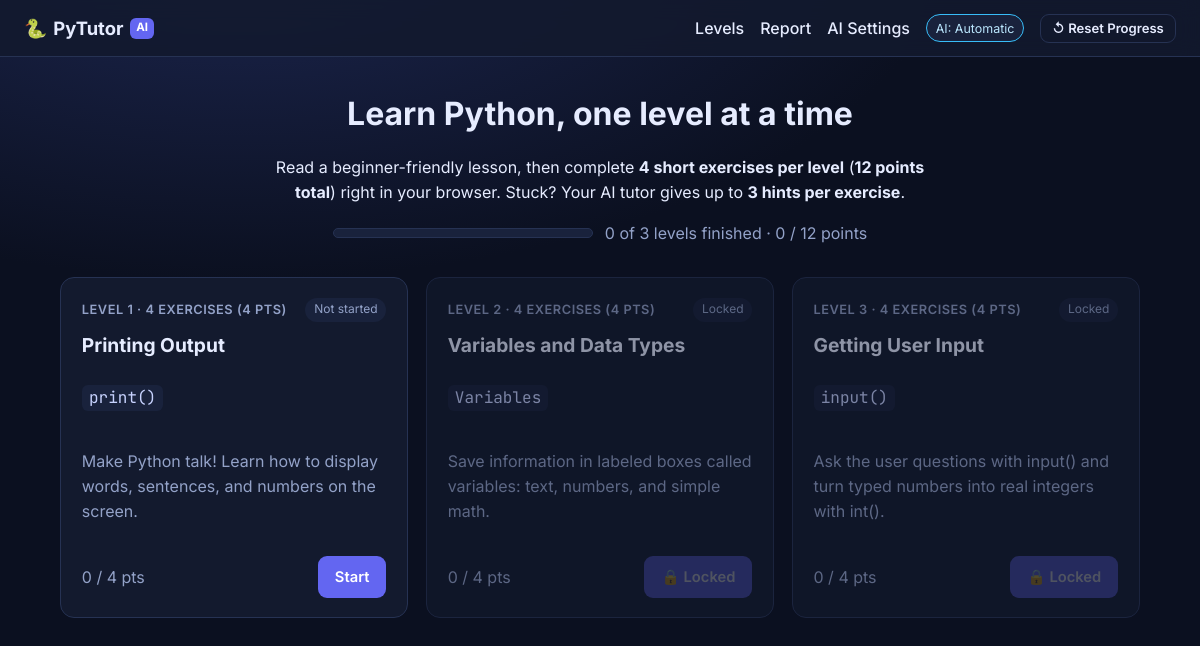
The page / on the database its author committed.
### lessons/models.py (models this page shows, shortened)
class Level(models.Model):
    number = models.PositiveIntegerField(unique=True)
    title = models.CharField(max_length=100)
    topic = models.CharField(max_length=100, help_text="Short topic label, e.g. 'print()'")
    summary = models.CharField(max_length=255)
    lesson_markdown = models.TextField(help_text="Lesson explanation (Markdown).")
    class Meta:
        ordering = ["number"]

### lessons/views.py (the view)
# urls.py: path("", views.home, name="home"),
def home(request):
    return render(request, "home.html", {"levels": Level.objects.prefetch_related("exercises").all()})

### ai/context_processors.py (called while the page is built)
def ai_presets(request):
    return {
        "ai_presets": public_presets(),
        "ai_default_provider": default_provider(),
        "unlock_all": settings.UNLOCK_ALL,
    }

### ai/providers.py (called while the page is built)
def default_provider():
    p = os.getenv("DEFAULT_AI_PROVIDER", "auto")
    return p if p in PRESETS else "auto"

def public_presets():
    return {
        name: {
            "label": p["label"],
            "kind": p["kind"],
            "model": p["model"],
            "keyless": bool(p.get("keyless")),
            "base_url": p["base_url"] if p["kind"] == "local" else "",
            "key_url": p["key_url"],
            "server_has_key": bool(p["kind"] == "cloud" and p["env_key"] and os.getenv(p["env_key"])),
        }
        for name, p in PRESETS.items()
    }

### templates/home.html (shortened to what this page needs)
{% extends "base.html" %}
{% load static %}
{% block content %}
<section class="hero">
  <h1>Learn Python, one level at a time</h1>
  <p>Read a beginner-friendly lesson, then complete <b>4 short exercises per level</b> (<b>12 points total</b>) right in your browser.
     Stuck? Your AI tutor gives up to <b>3 hints per exercise</b>.</p>
  <div class="progress">
    <div class="progress-bar"><div id="progress-fill" class="progress-fill"></div></div>
    <span id="progress-text" class="muted"></span>
  </div>
</section>
<section class="level-grid">
  {% for level in levels %}
  <article class="level-card" data-level="{{ level.number }}" data-ex-count="{{ level.exercises.count }}">
    <div class="card-top">
      <span class="level-num">Level {{ level.number }} · {{ level.exercises.count }} exercises ({{ level.exercises.count }} pts)</span>
      <span class="badge"></span>
    </div>
    <h2>{{ level.title }}</h2>
    <p class="topic"><code>{{ level.topic }}</code></p>
    <p class="muted">{{ level.summary }}</p>
    <div class="card-bottom">
      <span class="card-stats muted"></span>
      <a class="btn btn-primary card-btn" href="{% url 'level' level.number %}">Start</a>
    </div>
  </article>
  {% endfor %}
</section>
{% endblock %}

### templates/base.html (shortened to what this page needs)
{% load static %}<!DOCTYPE html>
<html lang="en">
<head>
  <link rel="stylesheet" href="https://cdn.jsdelivr.net/gh/highlightjs/cdn-release@11.10.0/build/styles/atom-one-dark.min.css">
  <link rel="stylesheet" href="{% static 'css/style.css' %}?v=5">
</head>
<body>
  <header class="topbar">
    <a class="brand" href="{% url 'home' %}"><span class="logo">🐍</span> PyTutor <span class="brand-ai">AI</span></a>
    <nav>
      <a href="{% url 'home' %}">Levels</a>
      <a href="{% url 'report' %}">Report</a>
      <a href="{% url 'ai_settings' %}">AI Settings</a>
      <span id="ai-pill" class="ai-pill" title="Current AI tutor - change it in AI Settings"></span>
      <button type="button" class="btn btn-ghost btn-sm" data-reset-progress>↺ Reset Progress</button>
    </nav>
  </header>
  <main class="{% block main_class %}container{% endblock %}">
    {% block content %}{% endblock %}
  </main>
</body>
</html>

### static/css/style.css (style rules this page uses)
:root { --bg: #0b1020; --panel: #131a2e; --panel-2: #19223c; --border: #263253; --text: #e6ecff; --muted: #93a2c8; --primary: #6366f1; --primary-hover: #818cf8; --green: #22c55e; --amber: #f59e0b; --red: #ef4444; --cyan: #38bdf8; --mono: "JetBrains Mono", ui-monospace, SFMono-Regular, Consolas, monospace; --sans: "Inter", system-ui, -apple-system, Segoe UI, sans-serif; }
* { box-sizing: border-box; }
body { margin: 0; background: radial-gradient(1200px 600px at 20% -10%, #1d2752 0%, var(--bg) 60%); color: var(--text); font-family: var(--sans); line-height: 1.55; min-height: 100vh; }
a { color: var(--cyan); text-decoration: none; }
code, pre, .editor, textarea, input[type="text"] { font-family: var(--mono); }
.muted { color: var(--muted); }
.topbar { display: flex; align-items: center; justify-content: space-between; padding: .85rem 1.5rem; background: rgba(19, 26, 46, .88); backdrop-filter: blur(10px); border-bottom: 1px solid var(--border); position: sticky; top: 0; z-index: 20; }
.brand { font-weight: 700; font-size: 1.15rem; color: var(--text); display: flex; align-items: center; gap: .4rem; }
.brand-ai { background: var(--primary); color: #fff; font-size: .72rem; padding: .1rem .4rem; border-radius: 6px; }
.topbar nav { display: flex; align-items: center; gap: 1rem; flex-wrap: wrap; }
.topbar nav a { color: var(--text); font-weight: 500; }
.ai-pill { font-size: .78rem; padding: .2rem .55rem; border-radius: 999px; background: var(--panel-2); border: 1px solid var(--border); color: var(--muted); }
.ai-pill[data-kind="cloud"] { border-color: var(--cyan); color: #bae6fd; }
.container { max-width: 1120px; margin: 0 auto; padding: 2rem 1.25rem 4rem; }
.btn { display: inline-flex; align-items: center; gap: .35rem; padding: .55rem 1rem; border-radius: 9px; border: 1px solid transparent; font-weight: 600; font-size: .92rem; cursor: pointer; font-family: inherit; color: var(--text); background: var(--panel-2); transition: .15s; }
.btn:disabled, .btn.disabled { opacity: .45; cursor: not-allowed; pointer-events: none; }
.btn-sm { padding: .35rem .7rem; font-size: .82rem; }
.btn-primary { background: var(--primary); color: #fff; }
.btn-ghost { background: transparent; border-color: var(--border); }
.hero { text-align: center; max-width: 680px; margin: 0 auto 2rem; }
.hero h1 { font-size: 2rem; margin: 0 0 .5rem; }
.progress { display: flex; align-items: center; gap: .75rem; justify-content: center; margin: 1rem 0; }
.progress-bar { width: 260px; height: 10px; background: var(--panel-2); border-radius: 999px; overflow: hidden; border: 1px solid var(--border); }
.level-grid { display: grid; grid-template-columns: repeat(auto-fill, minmax(290px, 1fr)); gap: 1.1rem; }
.level-card { background: var(--panel); border: 1px solid var(--border); border-radius: 14px; padding: 1.2rem 1.3rem; display: flex; flex-direction: column; gap: .4rem; }
.level-card[data-status="locked"] { opacity: .6; }
.card-top, .card-bottom { display: flex; align-items: center; justify-content: space-between; }
.card-bottom { margin-top: auto; padding-top: .6rem; }
.level-card h2 { margin: .15rem 0; font-size: 1.2rem; }
.topic code { background: var(--panel-2); padding: .15rem .45rem; border-radius: 6px; color: #c7d2fe; }
.level-num { font-size: .8rem; font-weight: 600; color: var(--muted); text-transform: uppercase; letter-spacing: .04em; }
.badge { font-size: .75rem; padding: .18rem .55rem; border-radius: 999px; background: var(--panel-2); color: var(--muted); }

### rows shown on the page
Level: number "1", exercises.count "4", title "Printing Output", topic "print()", summary "Make Python talk! Learn how to display words, sentences, and numbers on the screen."
Level: number "2", exercises.count "4", title "Variables and Data Types", topic "Variables", summary "Save information in labeled boxes called variables: text, numbers, and simple math."
Level: number "3", exercises.count "4", title "Getting User Input", topic "input()", summary "Ask the user questions with input() and turn typed numbers into real integers with int()."
